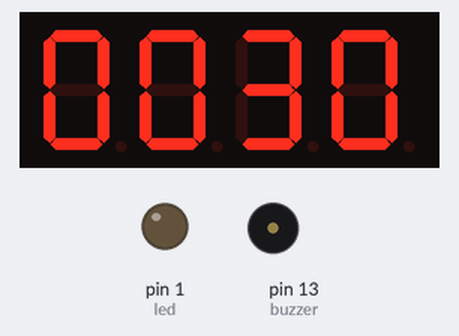
Recording of a sketch running on a simulated Arduino Uno, built with avr-gcc and run on an emulated ATmega328P. Parts: 4-digit seven-segment display, output pins drawn as LEDs (lit = HIGH), buzzer (waves = sounding, pin HIGH). Wiring (inferred from the names in the program): 4-digit 7-segment display, segments lit when HIGH: segments pin 12, pin 10, pin 8, pin 7, pin 6, pin 11, pin 9; digit selects pin 5, pin 2, pin 3, pin 4. The segment pins are drawn as the display they are named for; pins used as bus, display or sensor lines are not drawn.

Above: at 0.1 s.
At 7.1 s:
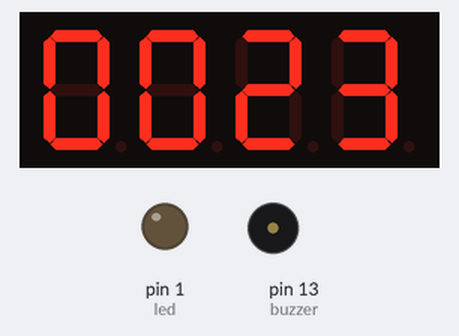
At 14.1 s:
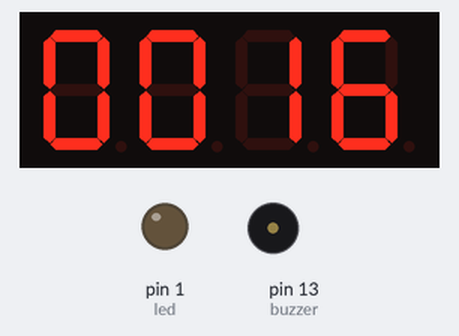
At 30.1 s:
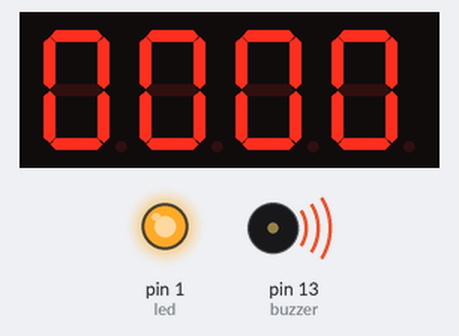
Timing chart, 0 to 36.5 s (numbered marks = the images above):
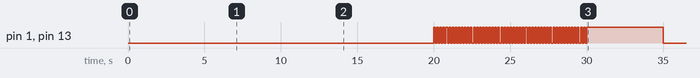

The sketch:

hitung_mundur_denganBuzzer.ino
```cpp
#define ON LOW
#define OFF HIGH

// Pin untuk setiap segmen pada 7 segment display
int pinA = 12;
int pinB = 10;
int pinC = 8;
int pinD = 7;
int pinE = 6;
int pinF = 11;
int pinG = 9;
// Pin untuk digit ke-1 hingga ke-4
int D1 = 5;
int D2 = 2;
int D3 = 3;
int D4 = 4;
// Pin untuk buzzer dan LED
int buzzer = 13;
int led = 1; // Tambahkan pin untuk LED

// Variabel untuk mengatur interval waktu
unsigned long previousMillis = 0;
const long interval = 1000;  // Interval 1 detik
unsigned long previousMillisDisplay = 0;
const long displayInterval = 5; // Interval 5ms untuk refresh setiap digit
unsigned long buzzerMillis = 0;
const long buzzerInterval = 100; // Interval 1 detik untuk buzzer
unsigned long ledMillis = 0; // Tambahkan variabel untuk LED
const long ledInterval = 100; // Interval 1 detik untuk LED

int minutes = 0; // Inisialisasi menit ke 1
int seconds = 30; // Inisialisasi detik ke 0
int currentDigit = 0; // Digit saat ini yang akan ditampilkan
bool buzzerOn = false; // Status buzzer menyala atau mati
bool buzzerState = false; // Status buzzer saat ini
bool ledOn = false; // Tambahkan status LED menyala atau mati
bool ledState = false; // Tambahkan status LED saat ini
unsigned long buzzerStartMillis = 0; // Waktu mulai buzzer berbunyi
unsigned long ledStartMillis = 0; // Tambahkan waktu mulai LED menyala

// Definisi pola untuk setiap angka pada 7 segment display
const int segments[10][7] = {
  {OFF, OFF, OFF, OFF, OFF, OFF, ON},  // 0
  {ON, OFF, OFF, ON, ON, ON, ON},      // 1
  {OFF, OFF, ON, OFF, OFF, ON, OFF},   // 2
  {OFF, OFF, OFF, OFF, ON, ON, OFF},   // 3
  {ON, OFF, OFF, ON, ON, OFF, OFF},    // 4
  {OFF, ON, OFF, OFF, ON, OFF, OFF},   // 5
  {OFF, ON, OFF, OFF, OFF, OFF, OFF},  // 6
  {OFF, OFF, OFF, ON, ON, ON, ON},     // 7
  {OFF, OFF, OFF, OFF, OFF, OFF, OFF}, // 8
  {OFF, OFF, OFF, OFF, ON, OFF, OFF}   // 9
};

void setup() {
  // Mengatur pin sebagai output
  pinMode(pinA, OUTPUT);
  pinMode(pinB, OUTPUT);
  pinMode(pinC, OUTPUT);
  pinMode(pinD, OUTPUT);
  pinMode(pinE, OUTPUT);
  pinMode(pinF, OUTPUT);
  pinMode(pinG, OUTPUT);
  pinMode(D1, OUTPUT);
  pinMode(D2, OUTPUT);
  pinMode(D3, OUTPUT);
  pinMode(D4, OUTPUT);
  pinMode(buzzer, OUTPUT);
  pinMode(led, OUTPUT); // Mengatur pin LED sebagai output

  // Mematikan semua digit, buzzer, dan LED saat awal
  digitalWrite(D1, OFF);
  digitalWrite(D2, OFF);
  digitalWrite(D3, OFF);
  digitalWrite(D4, OFF);
  digitalWrite(buzzer, LOW); // Buzzer mati awalnya
  digitalWrite(led, LOW); // LED mati awalnya
}

void loop() {
  unsigned long currentMillis = millis();

  // Logika hitung mundur
  if (currentMillis - previousMillis >= interval) {
    previousMillis = currentMillis;
    decrementTime();
  }

  // Logika tampilan
  if (currentMillis - previousMillisDisplay >= displayInterval) {
    previousMillisDisplay = currentMillis;
    displayTime();
    currentDigit = (currentDigit + 1) % 4; // Beralih ke digit berikutnya
  }

  // Logika buzzer dan LED
  if (minutes == 0 && seconds <= 10 && seconds > 0) {
    // Buzzer dan LED berbunyi/mati setiap 1 detik ketika waktu tersisa 10 detik atau kurang
    if (currentMillis - buzzerMillis >= buzzerInterval) {
      buzzerMillis = currentMillis;
      buzzerState = !buzzerState;
      digitalWrite(buzzer, buzzerState ? HIGH : LOW); // Toggle buzzer
    }
    if (currentMillis - ledMillis >= ledInterval) {
      ledMillis = currentMillis;
      ledState = !ledState;
      digitalWrite(led, ledState ? HIGH : LOW); // Toggle LED
    }
  } else if (minutes == 0 && seconds == 0) {
    // Buzzer dan LED menyala terus selama 5 detik ketika waktu habis
    if (!buzzerOn) {
      buzzerOn = true;
      buzzerStartMillis = currentMillis;
      digitalWrite(buzzer, HIGH); // Buzzer menyala terus
    }
    if (!ledOn) {
      ledOn = true;
      ledStartMillis = currentMillis;
      digitalWrite(led, HIGH); // LED menyala terus
    }
    if (currentMillis - buzzerStartMillis >= 5000) {
      digitalWrite(buzzer, LOW); // Buzzer mati setelah 5 detik
      buzzerOn = false;
      resetTime();
    }
    if (currentMillis - ledStartMillis >= 5000) {
      digitalWrite(led, LOW); // LED mati setelah 5 detik
      ledOn = false;
      resetTime();
    }
  } else {
    digitalWrite(buzzer, LOW); // Buzzer mati
    digitalWrite(led, LOW); // LED mati
  }
}

// Fungsi untuk mengurangi waktu
void decrementTime() {
  if (seconds == 0) {
    if (minutes == 0) {
      // Waktu habis, tampilkan 0000
      displayNumber(0, D1);
      displayNumber(0, D2);
      displayNumber(0, D3);
      displayNumber(0, D4);
      return;
    }
    minutes--;
    seconds = 59;
  } else {
    seconds--;
  }
}

// Fungsi untuk mengatur ulang waktu ke 1 menit
void resetTime() {
  minutes = 1;
  seconds = 0;
}

// Fungsi untuk menampilkan waktu pada 7 segment display
void displayTime() {
  if (minutes == 0 && seconds == 0) {
    displayNumber(0, D1);
    displayNumber(0, D2);
    displayNumber(0, D3);
    displayNumber(0, D4);
  } else {
    switch (currentDigit) {
      case 0:
        displayNumber(minutes / 10, D1);
        break;
      case 1:
        displayNumber(minutes % 10, D2);
        break;
      case 2:
        displayNumber(seconds / 10, D3);
        break;
      case 3:
        displayNumber(seconds % 10, D4);
        break;
    }
  }
}

// Fungsi untuk menampilkan angka pada digit tertentu
void displayNumber(int num, int digit) {
  digitalWrite(D1, digit == D1 ? ON : OFF);
  digitalWrite(D2, digit == D2 ? ON : OFF);
  digitalWrite(D3, digit == D3 ? ON : OFF);
  digitalWrite(D4, digit == D4 ? ON : OFF);

  digitalWrite(pinA, segments[num][0]);
  digitalWrite(pinB, segments[num][1]);
  digitalWrite(pinC, segments[num][2]);
  digitalWrite(pinD, segments[num][3]);
  digitalWrite(pinE, segments[num][4]);
  digitalWrite(pinF, segments[num][5]);
  digitalWrite(pinG, segments[num][6]);
}
```

Measured:
- by itself, pin 1 (led), pin 13 (buzzer): goes 50 × (HIGH 0.10 s, LOW 0.10 s), HIGH 5.0 s, then LOW
- what the display in image 0 shows lasts 1.0 s, from 0.1 s to 1.1 s
